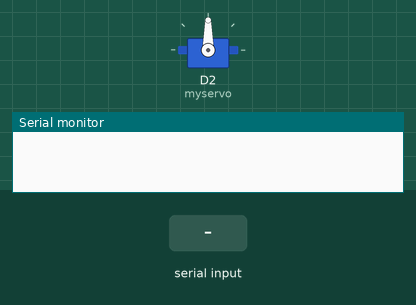
This sketch was run on a simulated ESP8266 (NodeMCU). Shown: servo, the last lines printed to the serial monitor. The test bench sets the inputs (shaded band).

Above: at 1.2 s.
1.3 s: "30,150\n" received over Serial
At 3.7 s:
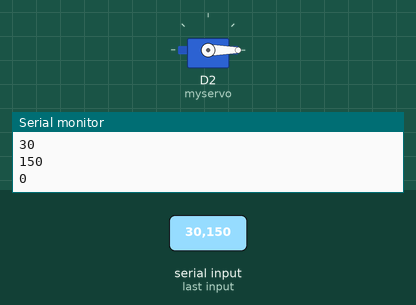
4.0 s: "90,45\n" received over Serial
At 4.9 s:
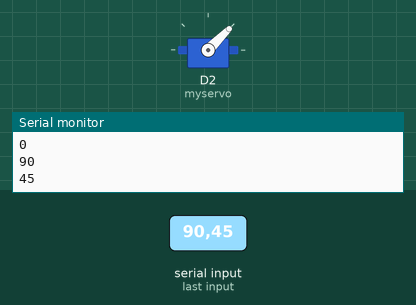
6.7 s: "200\n" received over Serial
At 7.5 s:
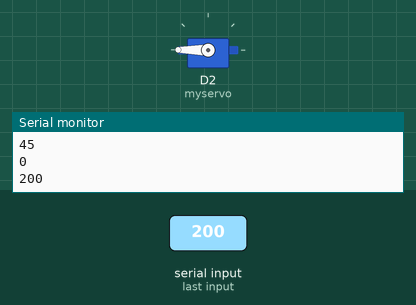
Timing chart, 0 to 9.7 s (numbered marks = the images above; inputs shaded):
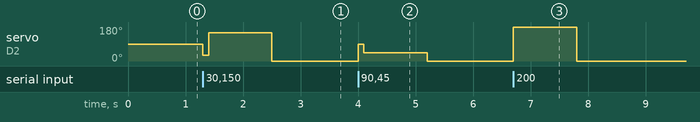

Measured:
- after the input at 1.3 s, servo on D2 (myservo): 90° → 30° at once, → 150° 0.10 s later, → 0° 1.1 s later
- after the input at 4.0 s, servo on D2 (myservo): 0° → 90° at once, → 45° 0.10 s later, → 0° 1.1 s later
- after the input at 6.7 s, servo on D2 (myservo): 0° → 180° at once, → 0° 1.1 s later

The sketch:

sketch_may24a.ino
```cpp
#include <Servo.h>

Servo myservo; // 创建一个舵机实例

int angle=0; // 存储舵机的目标位置
int currentAngle; // 存储舵机的当前位置

void setup() {
  myservo.attach(D2,500,2500); // 将舵机连接到9号引脚
  Serial.begin(9600); // 启动串口通信
}

void loop() {
  if(Serial.available() > 0) { // 当串口有输入时
    angle = Serial.parseInt(); // 读取输入的角度值
    myservo.write(angle); // 将目标位置作为舵机的位置
    Serial.println(angle);
    delay(100);
    }
  }
```
